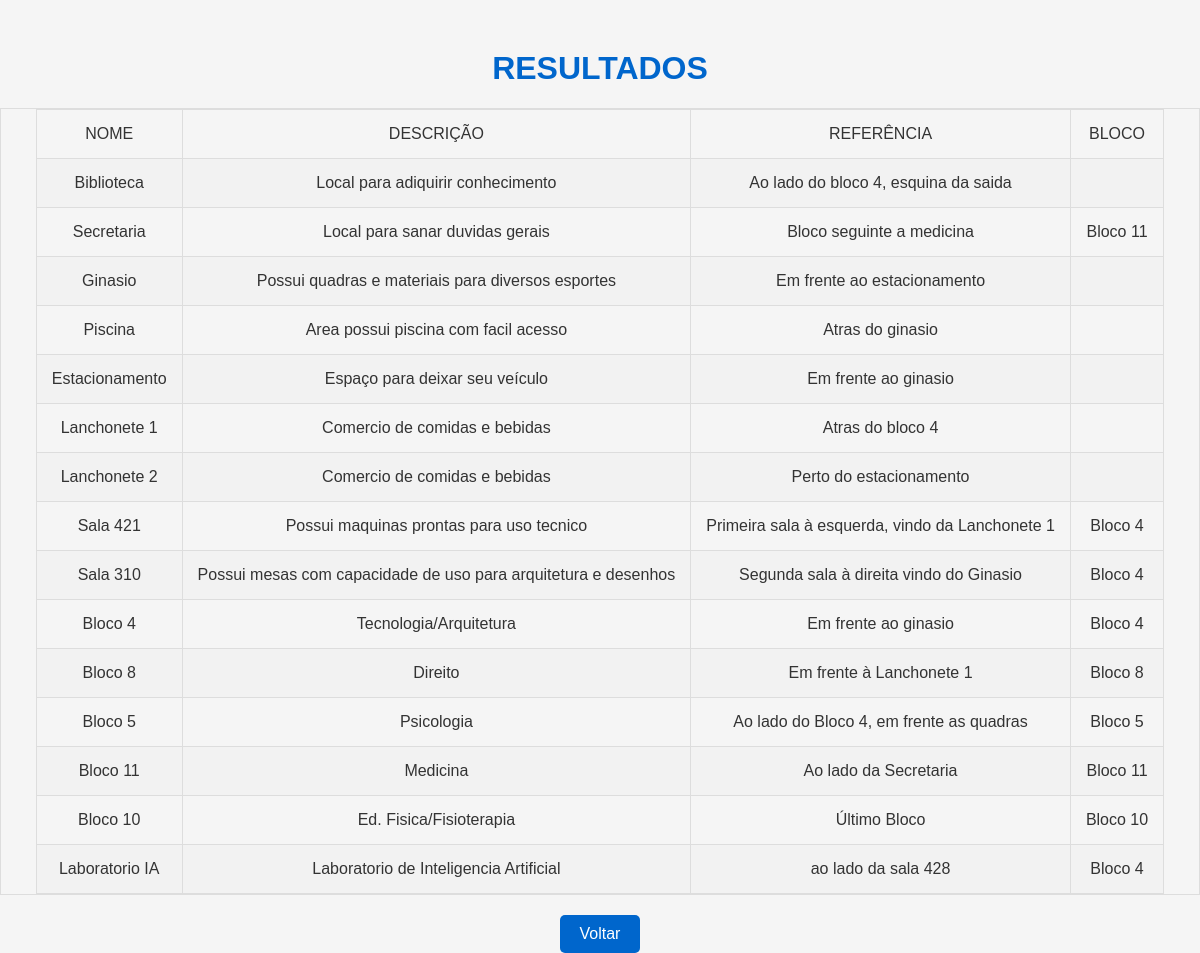
Page /pesquisar.php on the committed database.
### tables this page shows
CREATE TABLE `locais` (
  `id` int(11) NOT NULL,
  `nome` varchar(255) NOT NULL,
  `tipo` varchar(50) NOT NULL,
  `descricao` text DEFAULT NULL,
  `referencia` varchar(255) DEFAULT NULL,
  `bloco` varchar(50) DEFAULT NULL
);

### pesquisar.php (the view, shortened to what this page needs)
<!DOCTYPE html>
<html lang="en">
<head>
    <link rel="stylesheet" href="pesquisar.css">
</head>
<body>
    <center>
        <h1>RESULTADOS</h1>
        <?php
            require("conexao.php");
            $pesquisa_local = $_POST['LOCAL'];
            $sql = "SELECT NOME, DESCRICAO, REFERENCIA, BLOCO FROM locais WHERE nome LIKE '%$pesquisa_local%' OR tipo LIKE '%$pesquisa_local%'";
            $conecta = $conn->query($sql);
            if ($conecta->num_rows > 0) {
                echo '<table border="4">';
                echo '<tr>';
                echo '<td>NOME</td>';
                echo '<td>DESCRIÇÃO</td>';
                echo '<td>REFERÊNCIA</td>';
                echo '<td>BLOCO</td>';
                echo '</tr>';
                while ($dado = $conecta->fetch_assoc()) {
                    echo '<tr>';
                    echo '<td>' . $dado['NOME'] . '</td>';
                    echo '<td>' . $dado['DESCRICAO'] . '</td>';
                    echo '<td>' . $dado['REFERENCIA'] . '</td>';
                    if (!empty($dado['BLOCO'])) {
                        echo '<td>' . $dado['BLOCO'] . '</td>';
                    } else {
                        echo '<td></td>';
                    }
                    echo '</tr>';
                }
                echo '</table>';
            } else {
                echo '<p>LOCAL NÃO ENCONTRADO</p>';
            }
        ?>
        <a href="index.php">Voltar</a>
    </center>
</body>
</html>

### pesquisar.css (style rules this page uses)
body { background-color: #f5f5f5; font-family: Arial, sans-serif; color: #333; margin: 0; padding: 0; }
center { text-align: center; margin-top: 50px; }
h1 { color: #0066cc; }
table { display: flex; border-collapse: collapse; margin-top: 20px; justify-content: center; text-align: center; }
table, th, td { border: 1px solid #ddd; }
th, td { padding: 15px; }
tr:nth-child(even) { background-color: #f2f2f2; }
a { text-decoration: none; display: inline-block; padding: 10px 20px; margin-top: 20px; background-color: #0066cc; color: #fff; border-radius: 5px; }

### rows in the picture
locais: nome "Biblioteca", descricao "Local para adiquirir conhecimento", referencia "Ao lado do bloco 4, esquina da saida"
locais: nome "Secretaria", descricao "Local para sanar duvidas gerais", referencia "Bloco seguinte a medicina", bloco "Bloco 11"
locais: nome "Ginasio", descricao "Possui quadras e materiais para diversos esportes", referencia "Em frente ao estacionamento"
locais: nome "Piscina", descricao "Area possui piscina com facil acesso", referencia "Atras do ginasio"
locais: nome "Estacionamento", descricao "Espaço para deixar seu veículo", referencia "Em frente ao ginasio"
locais: nome "Lanchonete 1", descricao "Comercio de comidas e bebidas", referencia "Atras do bloco 4"
locais: nome "Lanchonete 2", descricao "Comercio de comidas e bebidas", referencia "Perto do estacionamento"
locais: nome "Sala 421", descricao "Possui maquinas prontas para uso tecnico", referencia "Primeira sala à esquerda, vindo da Lanchonete 1", bloco "Bloco 4"
locais: nome "Sala 310", descricao "Possui mesas com capacidade de uso para arquitetura e desenhos", referencia "Segunda sala à direita vindo do Ginasio", bloco "Bloco 4"
locais: nome "Bloco 4", descricao "Tecnologia/Arquitetura", referencia "Em frente ao ginasio", bloco "Bloco 4"
locais: nome "Bloco 8", descricao "Direito", referencia "Em frente à Lanchonete 1", bloco "Bloco 8"
locais: nome "Bloco 5", descricao "Psicologia", referencia "Ao lado do Bloco 4, em frente as quadras", bloco "Bloco 5"
locais: nome "Bloco 11", descricao "Medicina", referencia "Ao lado da Secretaria", bloco "Bloco 11"
locais: nome "Bloco 10", descricao "Ed. Fisica/Fisioterapia", referencia "Último Bloco", bloco "Bloco 10"
locais: nome "Laboratorio IA", descricao "Laboratorio de Inteligencia Artificial", referencia "ao lado da sala 428", bloco "Bloco 4"
